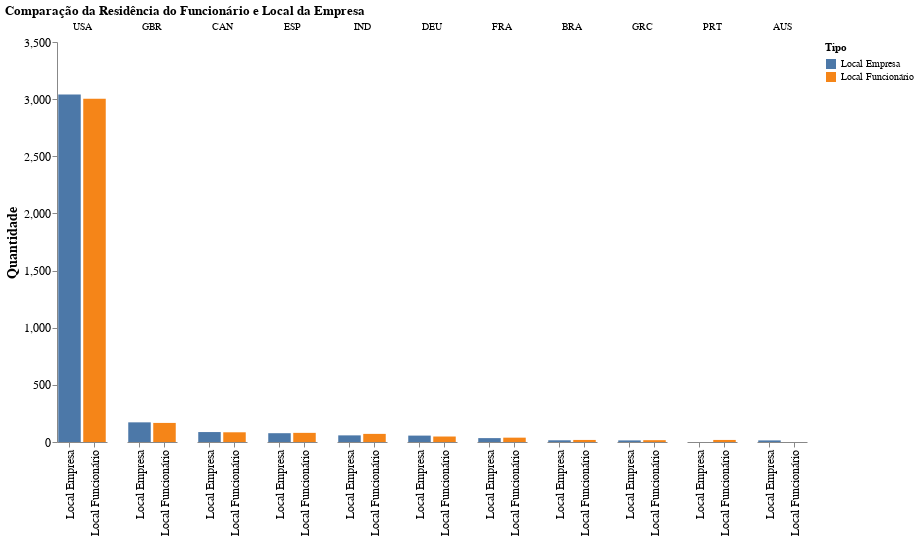

The code cell stored with this chart in its notebook:
### Markdown cell above
## Comparação de local de empresas e residência de funcionários

### Code cell
# Definindo a localidade de empresas / residência de funcionários
paisEmp = coco.convert(
    names=df['Local_Empresa'], 
    to="ISO3"
)
df['Local_Empresa'] = paisEmp

paisFunc = coco.convert(
    names=df['Local_Funcionario'],
    to='ISO3'
)
df['Local_Funcionario'] = paisFunc

local_empresa = df['Local_Empresa'].value_counts(
).reset_index(
).rename(
    columns={
        'index': 'Local',
        'Local_Empresa': 'Qtd'
    }
)
top10_local_empresa = local_empresa[:10]
top10_local_empresa['Tipo'] = 'Local Empresa'

local_func = df['Local_Funcionario'].value_counts(
).reset_index(
).rename(
    columns={
        'index': 'Local',
        'Local_Funcionario': 'Qtd'
    }
)
top10_local_func = local_func[:10]
top10_local_func['Tipo'] = 'Local Funcionário'

base = pd.concat([top10_local_empresa, top10_local_func])
print(base.head(3))


# Criação do gráfico com Plotly Express
fig = alt.Chart(base).mark_text(
    align='center',
    baseline='bottom',
    fontSize=11,
    fontWeight='bold',
    radiusOffset=30,
    dy=-10,
).mark_bar(
).encode(
    x = alt.X(
        'Tipo:O',
        title=None,
        sort=alt.EncodingSortField(
            field='Qtd',
            op='sum',
            order='descending',
        ),
    ),
    y = alt.Y(
        'sum(Qtd):Q',
        title='Quantidade',
    ),
    color='Tipo:N',
    column= alt.Column(
        'Local:N',
        title=None,
        sort=alt.EncodingSortField(
            field='Qtd',
            op='sum',
            order='descending',
        ),
    ),
    text=alt.Text('Qtd:N', format='.0f'),
).properties(
    title="Comparação da Residência do Funcionário e Local da Empresa",
    width=50,
    height=400,
    config=custom_config
)
# Mostrando o gráfico
fig

### Figure 1 — Vega-Lite specification as saved in the notebook (floating-point values rounded to 4 significant figures)
{"config": {"view": {"continuousWidth": 400, "continuousHeight": 300, "width": 45, "height": 400, "strokeWidth": 0}, "axis": {"labelFontSize": 12, "titleFontSize": 14, "grid": false, "gridColor": "gray"}, "mark": {"color": "blue", "size": 100}}, "data": {"name": "data-d6de9c56089548a79ba4012b840317ca"}, "mark": "bar", "encoding": {"color": {"field": "Tipo", "type": "nominal"}, "column": {"field": "Local", "sort": {"field": "Qtd", "op": "sum", "order": "descending"}, "title": null, "type": "nominal"}, "text": {"field": "Qtd", "format": ".0f", "type": "nominal"}, "x": {"field": "Tipo", "sort": {"field": "Qtd", "op": "sum", "order": "descending"}, "title": null, "type": "ordinal"}, "y": {"aggregate": "sum", "field": "Qtd", "title": "Quantidade", "type": "quantitative"}}, "height": 400, "title": "Comparação da Residência do Funcionário e Local da Empresa", "width": 50, "$schema": "https://vega.github.io/schema/vega-lite/v4.17.0.json", "datasets": {"data-d6de9c56089548a79ba4012b840317ca": [{"Local": "USA", "Qtd": 3040, "Tipo": "Local Empresa"}, {"Local": "GBR", "Qtd": 172, "Tipo": "Local Empresa"}, {"Local": "CAN", "Qtd": 87, "Tipo": "Local Empresa"}, {"Local": "ESP", "Qtd": 77, "Tipo": "Local Empresa"}, {"Local": "IND", "Qtd": 58, "Tipo": "Local Empresa"}, {"Local": "DEU", "Qtd": 56, "Tipo": "Local Empresa"}, {"Local": "FRA", "Qtd": 34, "Tipo": "Local Empresa"}, {"Local": "BRA", "Qtd": 15, "Tipo": "Local Empresa"}, {"Local": "AUS", "Qtd": 14, "Tipo": "Local Empresa"}, {"Local": "GRC", "Qtd": 14, "Tipo": "Local Empresa"}, {"Local": "USA", "Qtd": 3004, "Tipo": "Local Funcionário"}, {"Local": "GBR", "Qtd": 167, "Tipo": "Local Funcionário"}, {"Local": "CAN", "Qtd": 85, "Tipo": "Local Funcionário"}, {"Local": "ESP", "Qtd": 80, "Tipo": "Local Funcionário"}, {"Local": "IND", "Qtd": 71, "Tipo": "Local Funcionário"}, {"Local": "DEU", "Qtd": 48, "Tipo": "Local Funcionário"}, {"Local": "FRA", "Qtd": 38, "Tipo": "Local Funcionário"}, {"Local": "PRT", "Qtd": 18, "Tipo": "Local Funcionário"}, {"Local": "BRA", "Qtd": 18, "Tipo": "Local Funcionário"}, {"Local": "GRC", "Qtd": 16, "Tipo": "Local Funcionário"}]}}
